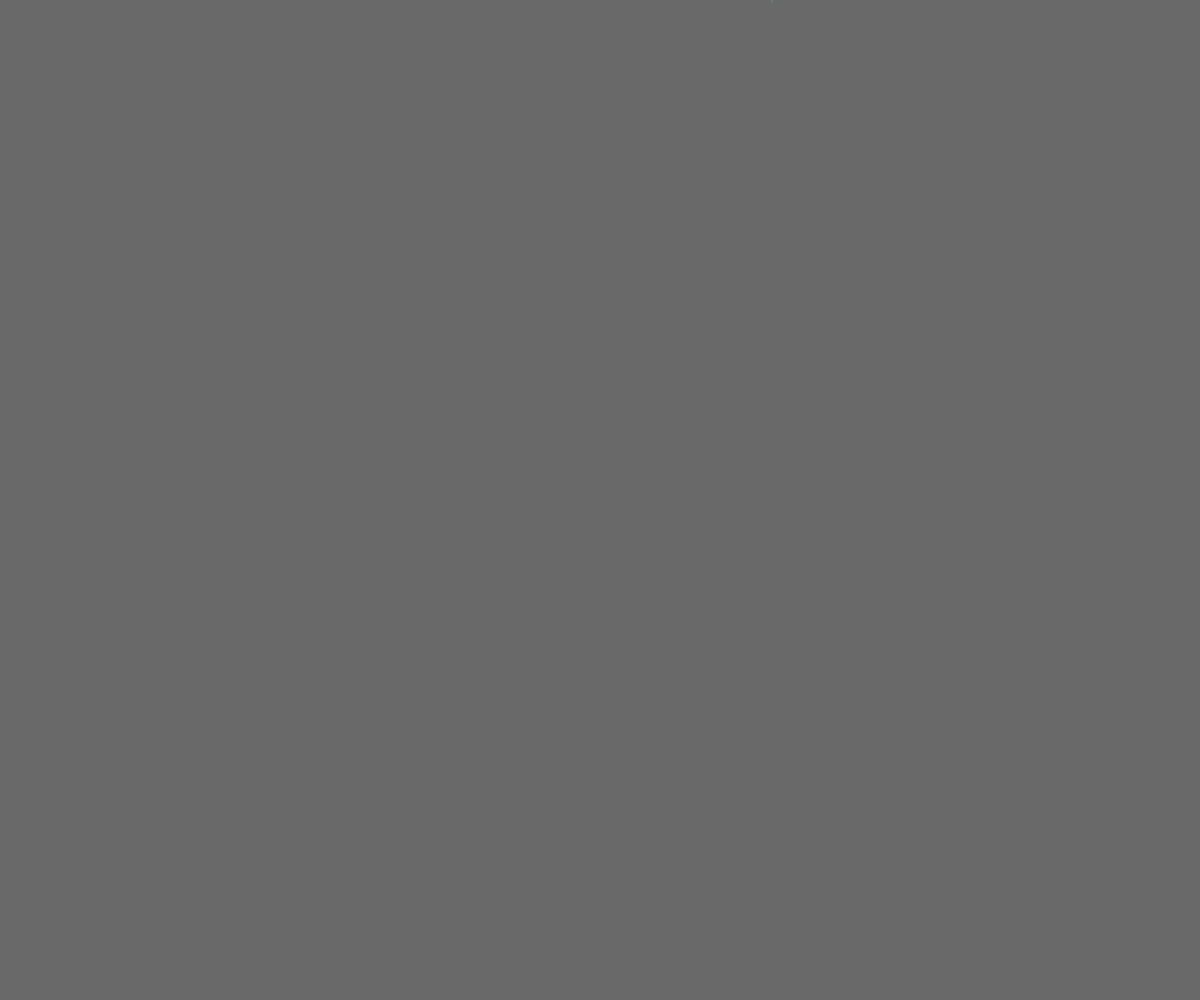
Frame 1 (no input)
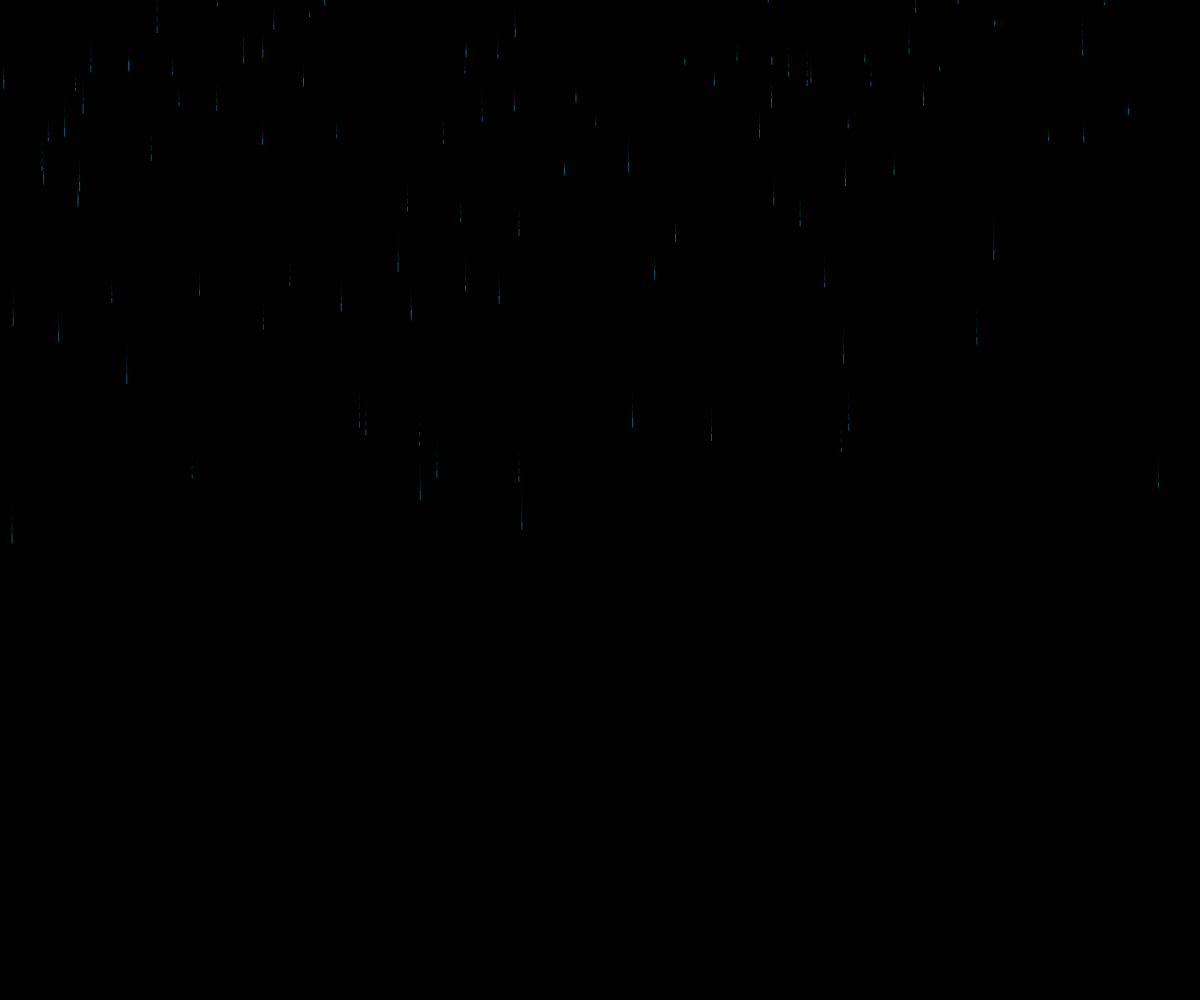
Frame 60 (no input)
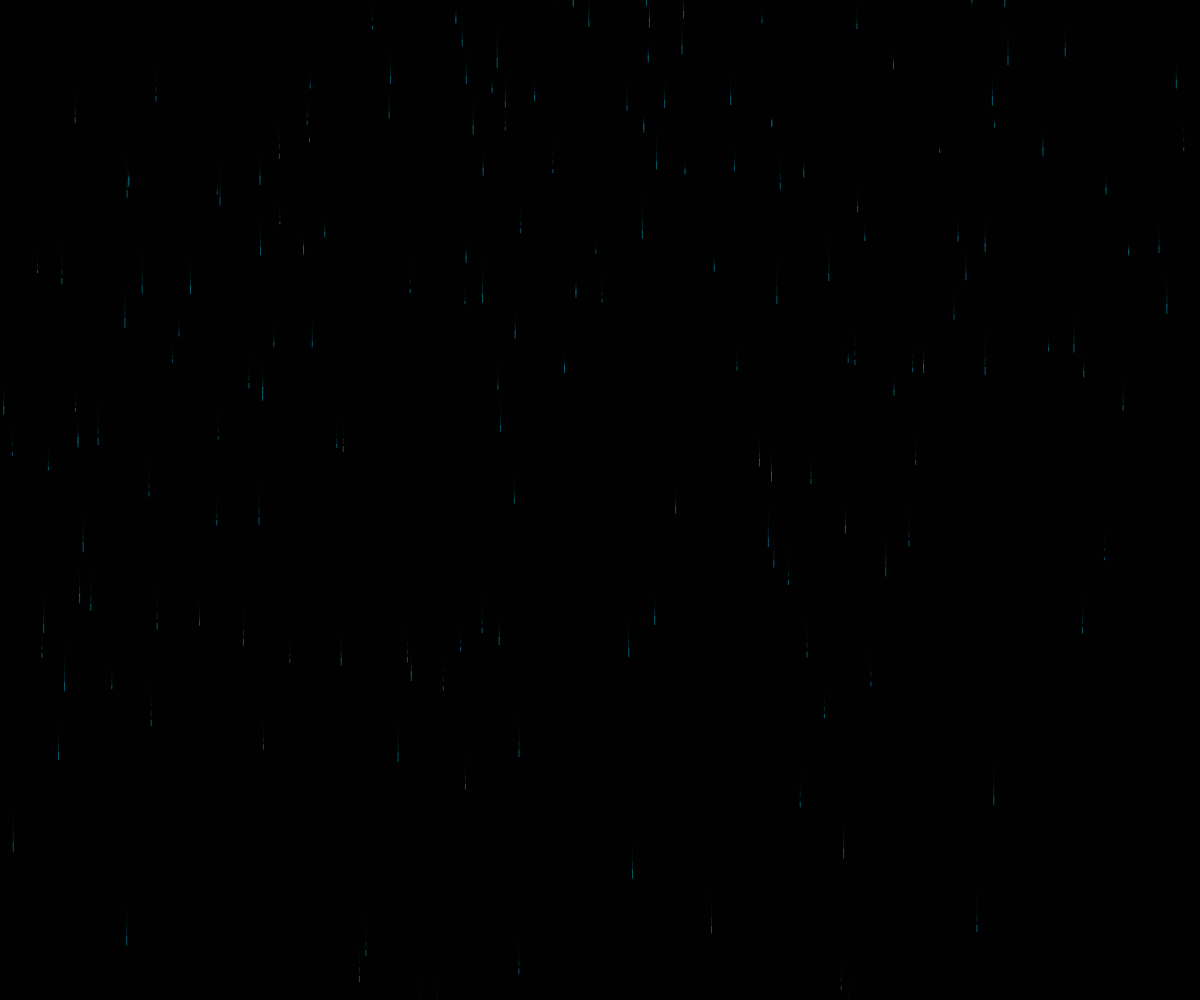
Frame 120 (the mouse pressed at the canvas centre since frame 60)

The p5.js sketch that drew these frames (run headless with seeded random() and noise() and a simulated clock; from frame 60 on, the mouse is pressed at the canvas centre):

// p5.js sketch
// ── sketch.js
var rain = [];
function setup(){

	createCanvas(windowWidth,windowHeight);
	for(var i = 0;i<600;i++){
		rain[i] = new Rain();
	}

	fill(10, 215, 255, 100);
	noStroke();
}

function draw(){

	background(0,150);
	for(var i = 0;i<rain.length;i++){
		rain[i].show();
		rain[i].update(rain);
	}
}

function windowResized(){

	resizeCanvas(windowWidth,windowHeight);
}
// ── rain.js

class Rain{

	constructor(){

		this.vy = random(1,10);
		this.x = random(width);
		this.y = random(-2 * height, 0);
		this.len = random(3,10);
	}

	update(liste){

		if(this.y < (height - this.vy)) this.y += this.vy;
		else this.y = - height;
	}

	show(){
		rect(this.x,this.y,1,this.len);
	}
}
